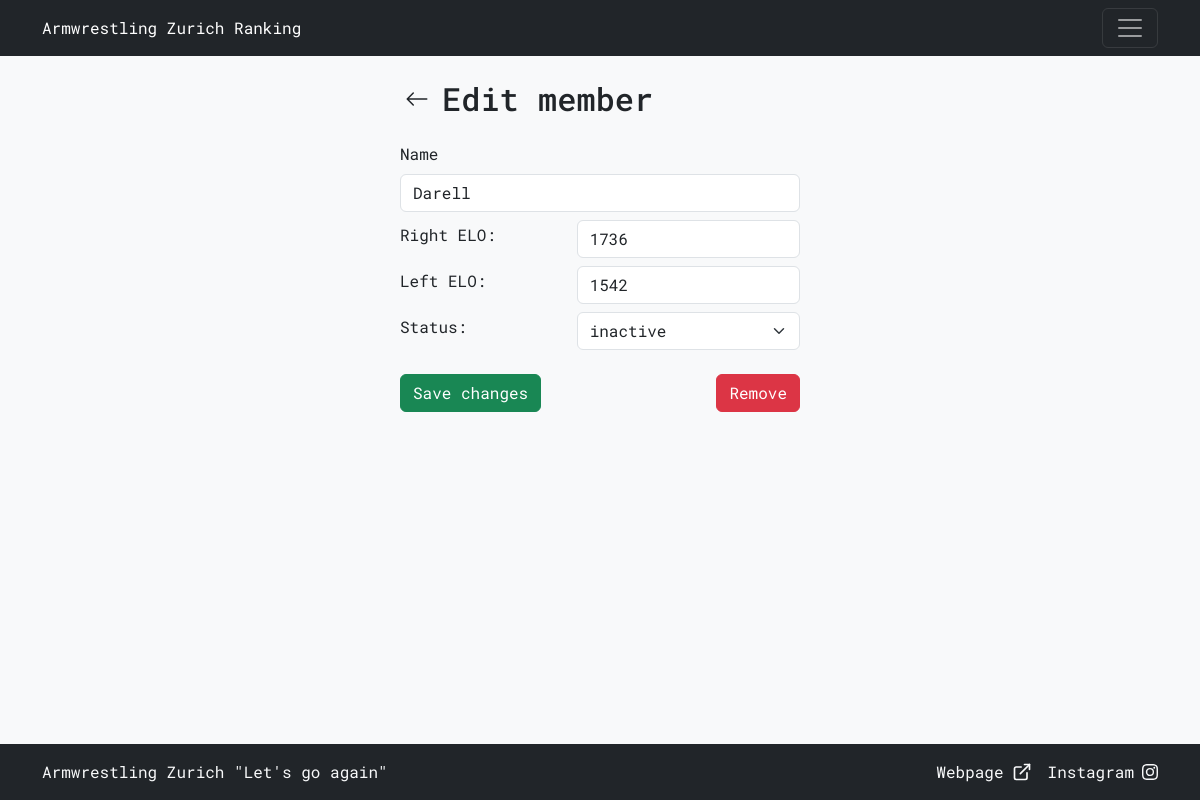
The app's page /edit_member?id=32 (signed in), older data.
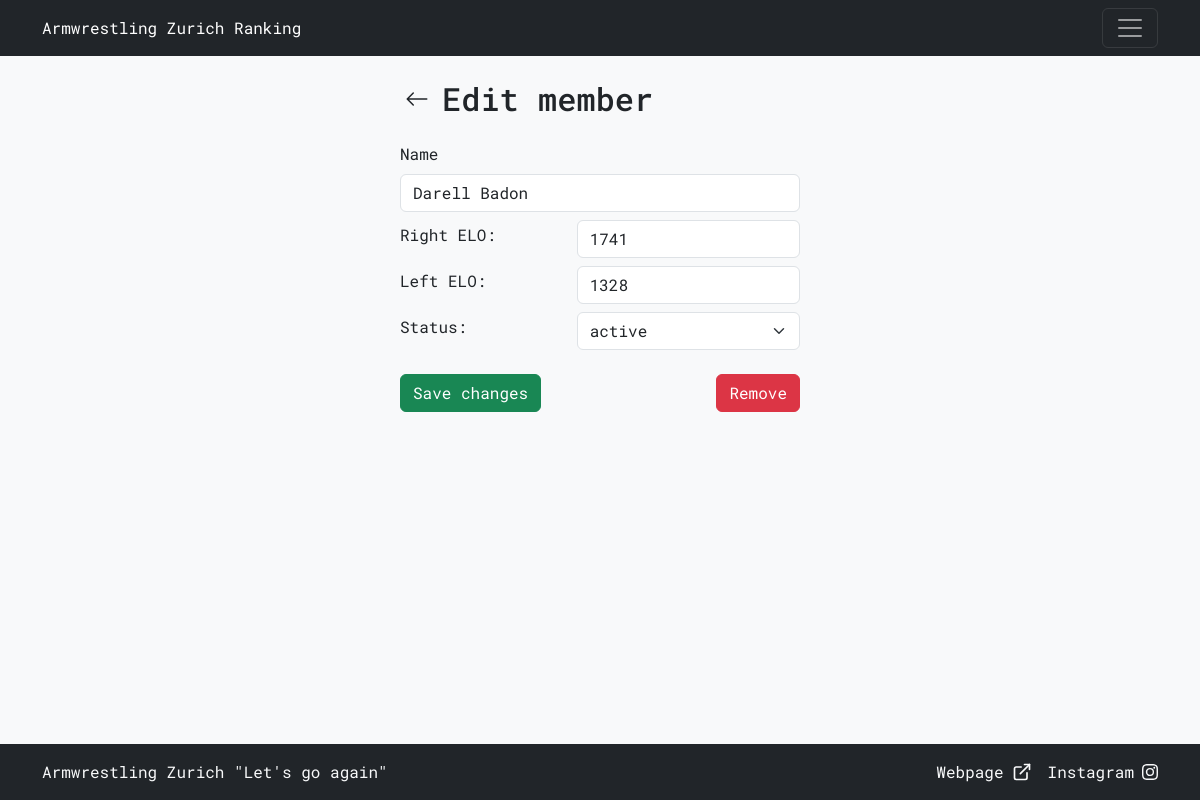
The same page, newer data.
### tables this page shows
CREATE TABLE "armwrestlers" (
    id INTEGER PRIMARY KEY AUTOINCREMENT,
    name TEXT NOT NULL UNIQUE,
    right_elo INTEGER NOT NULL,
    left_elo INTEGER NOT NULL,
    right_rank INTEGER,
    left_rank INTEGER,
    added_by TEXT NOT NULL,
    active_until DATE NOT NULL,
    last_edited_by TEXT, hidden INTEGER NOT NULL DEFAULT 0,
    FOREIGN KEY (added_by) REFERENCES users(username)
);

### armelo_app.py (the view, shortened to what this page needs)
@app.route("/edit_member", methods=["GET", "POST"])
def edit_member():
    if not session.get('username'):
        return redirect(url_for('login'))
    status_options = ["active", "inactive"]
    current_user = session.get('username')
    try:
        id = int(request.form.get('id') or request.args.get('id'))
    except (ValueError, TypeError):
        raise NotFound()
    name_result = db_execute('SELECT name FROM armwrestlers WHERE id = ?', id)
    if not name_result:
        raise NotFound()
    current_name = name_result[0]['name']
    name = request.form.get('name', current_name)
    current_status = db_execute('''SELECT CASE WHEN active_until >= DATE('now') THEN 'active' ELSE 'inactive' END AS current_status FROM armwrestlers WHERE id = ?''', id)[0]['current_status']
    armwrestlers = db_execute('SELECT name FROM armwrestlers WHERE NOT hidden ORDER BY LOWER(name)')
    right_elo = request.form.get('right_elo', str(get_current_elo("right", [id])[0]))
    left_elo = request.form.get('left_elo', str(get_current_elo("left", [id])[0]))
    selected_status = request.form.get('selected_status', current_status)
    member_ready = False
    error = None
    if not name and request.method == "POST":
        error = "No name entered"
    armwrestler_names = [aw['name'] for aw in armwrestlers]
    if name in armwrestler_names and name != current_name:
        error = "Name already taken"
    if selected_status not in status_options:
        error = "Invalid status"
    try:
        if not right_elo.isdigit() or not left_elo.isdigit():
            raise ValueError
        right_elo, left_elo = int(right_elo), int(left_elo)
    except (ValueError):
        error = "Invalid ELO data"
        right_elo, left_elo = 0, 0
    if name and \
            error == None and \
            right_elo > 0 and \
            left_elo > 0 and \
            selected_status in status_options:
        member_ready = True
    template_data = {
        'id': id,
        'name': name,
        'current_name': current_name,
        'right_elo': right_elo, 'left_elo': left_elo,
        'status_options': status_options,
        'selected_status': selected_status,
        'member_ready': member_ready,
        'error': error
    }
    if is_htmx():
        return render_template('edit_member_partial.html', **template_data)
    else:
        return render_template('edit_member.html', **template_data)

### armelo_app.py (called while the page is built)
@app.context_processor
def inject_user():
    username = session.get('username')
    return dict(username=username)

### config.py (called while the page is built)
def get_db():
    db = getattr(g, '_database', None)
    if db is None:
        db = g._database = sqlite3.connect(DATABASE)
        db.row_factory = sqlite3.Row
    return db

def db_execute(query, *args):
    db = get_db()
    cur = db.cursor()
    try:
        cur.execute(query, args)
        if query.strip().upper().startswith(("SELECT", "WITH")):
            return cur.fetchall()
        db.commit()
    except sqlite3.Error:
        db.rollback()
        raise
    finally:
        cur.close()

### helpers.py (called while the page is built)
def is_htmx():
    return bool(request.headers.get('HX-Request')) and not request.headers.get('HX-History-Restore-Request')

def get_current_elo(arm, armwrestler_ids):
    if arm not in ['right', 'left']:
        raise ValueError("Invalid arm. Must be 'right' or 'left'.")
    dbarm = 'right_elo' if arm == 'right' else 'left_elo'
    return [db_execute('SELECT {} FROM armwrestlers WHERE id = ?'.format(dbarm), id)[0][dbarm] for id in armwrestler_ids]

### templates/edit_member.html (shortened to what this page needs)
{% extends "layout.html" %}
{% from 'macros.html' import back_header %}
{% block content %}
<div class="mx-auto" style="max-width: 400px;">
    {{ back_header('Edit member') }}
    {% include 'edit_member_partial.html' %}
</div>
{% endblock %}

### templates/edit_member_partial.html (shortened to what this page needs)
<form class="mb-4" method="POST" action="{{ url_for('edit_member') }}" hx-post="{{ url_for('edit_member') }}" hx-trigger="change" hx-swap:inherited="outerMorph">
    <div class="mx-auto" style="max-width: 400px;">
        <div class="mb-2">
            <label for="name" class="form-label">Name</label>
            <input type="text" class="form-control" id="name" name="name" value="{{ name }}" autocomplete="name">
        </div>
        <div class="row align-items-center">
            <div class="col-md-5">
                <label for="right_elo" class="form-label text-nowrap">Right ELO:</label>
            </div>
            <div class="col-md-7 d-flex justify-content-end">
                <input type="number" class="form-control" id="right_elo" name="right_elo" value="{{ right_elo }}">
            </div>
        </div>
        <div class="row align-items-center mt-2">
            <div class="col-md-5">
                <label for="left_elo" class="form-label text-nowrap">Left ELO:</label>
            </div>
            <div class="col-md-7 d-flex justify-content-end">
                <input type="number" class="form-control" id="left_elo" name="left_elo" value="{{ left_elo }}">
            </div>
        </div>
        <div class="row align-items-center mt-2">
            <div class="col-md-5">
                <label for="status" class="form-label">Status:</label>
            </div>
            <div class="col-md-7 d-flex justify-content-end">
                <select class="form-select text-truncate" id="selected_status" name="selected_status" required>
                    {% for status in status_options %}
                        <option value="{{ status }}" {% if selected_status == status %}selected{% endif %}>{{ status }}</option>
                    {% endfor %}
                </select>
            </div>
        </div>
    </div>
    <div class="mt-4">
        <div class="row">
            <div class="col">
                {% if member_ready %}
                <button type="button" class="btn btn-success" data-bs-toggle="modal" data-bs-target="#saveChangesModal">Save changes</button>
                {% elif error %}
                <div class="text-danger mt-2">{{ error }}</div>
                {% endif %}
            </div>
            <div class="col text-end">
                <button type="button" class="btn btn-danger" hx-post="{{ url_for('confirm_remove', id=id, current_name=current_name) }}" hx-target="#confirmModalRemove" data-bs-toggle="modal" data-bs-target="#confirmModal">Remove</button>
            </div>
        </div>
    </div>
</form>

Row changes from the older to the newer data that the page shows:
changed armwrestlers: name "Darell" → "Darell Badon"
Text that changed along with them:
form field right_elo: "1736" → "1741"
form field left_elo: "1542" → "1328"
form field selected_status: "inactive" → "active"
